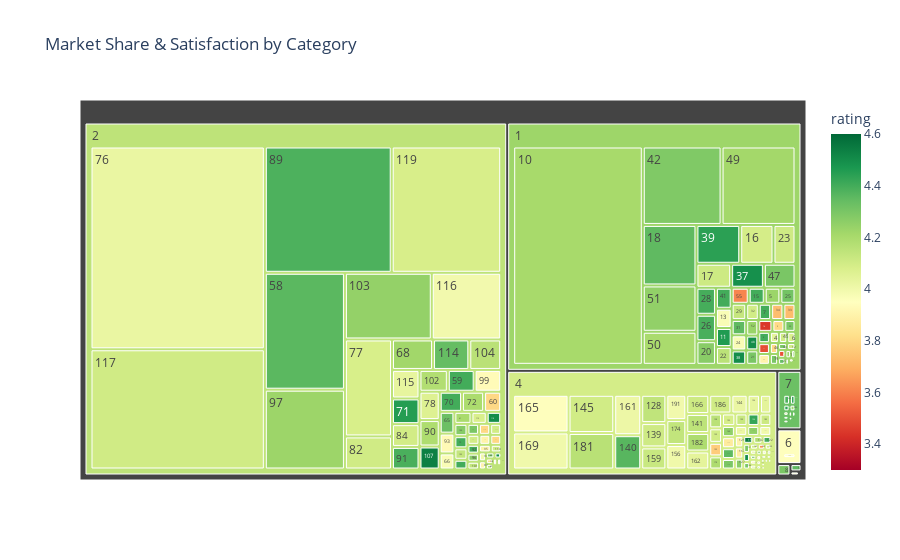

Notebook source saved alongside this figure:
### Code cell
#### PROFESSSIONAL GRAPHS ####

# Violin Plots (Distribution & Density)
# While a bar chart shows the "average," a Violin Plot shows the entire "shape" of the data.
# The Insight: It reveals if a category has a consistent rating (a thin, tall violin) or if it's highly controversial with both 1-star and 5-star reviews (a "fat" violin with two bumps).
# Professional Use: To detect risk. A category with high average ratings but a wide distribution is "risky" for a seller.

plt.figure(figsize=(10, 6))
# Showing the top 5 main categories to keep it clean
top_5_cats = df['main_category'].value_counts().nlargest(5).index
sns.violinplot(data=df[df['main_category'].isin(top_5_cats)], 
               x='main_category', y='rating',hue ='main_category', legend=False, fill=False, palette="muted")
plt.title('Rating Consistency Across Top Categories')
plt.xticks(rotation=45)
plt.tight_layout() 
save_plot("Top_category_by_rating")
plt.show()



# Treemaps (Hierarchical Market Share)
# Amazon categories are hierarchical (e.g., Electronics > Accessories > Cables). A Treemap represents the "Market Share" of each category using nested rectangles.
# The Insight: The size of the box represents the Rating Count (volume), and the color represents the Average Rating (satisfaction).
# Professional Use: To quickly identify which sub-niches are "High Volume, Low Satisfaction" (opportunities for new products).

px.treemap(df, path=['main_category', 'category'], values='rating_count',
                  color='rating', color_continuous_scale='RdYlGn',
                  title='Market Share & Satisfaction by Category').show()


# Joint Plots (Relationship Density)
# When you have over 1,000 products, a scatter plot becomes a "cloud" of dots where you can't see where most products sit. A Joint Plot adds histograms to the sides to show density.
# The Insight: It identifies the "Sweet Spot." For example, do most highly-rated products sit in the ₹500–₹1,000 range?
# Professional Use: To define Pricing Brackets.

df_filtered = df[(df['actual_price'] >= 0) & (df['actual_price'] <= 5000)].copy()
sns.jointplot(data=df_filtered, x='actual_price', y='rating', kind="hex", color="#4CB391")
plt.suptitle('Price vs. Rating Density (0-20k)', y=1.02)
plt.tight_layout()
save_plot("Price_vs_rating_realtionship_density")
plt.show()


# Word Clouds (Textual Theme Analysis)
# Since you have review_title and about_product, you can visualize what customers actually care about.
# The Insight: It highlights words like "Fast," "Durable," "Poor Quality," or "Overpriced" directly from the customer's mouth.
# Professional Use: For Sentiment Analysis and identifying product pain points.
# Combine all review titles into one big string

text = " ".join(title for title in df.review_title.astype(str))
wordcloud = WordCloud(width=800, height=400, background_color='white', colormap='magma').generate(text)
plt.figure(figsize=(15, 7))
plt.imshow(wordcloud, interpolation='bilinear')
plt.axis("off")
plt.title('Most Common Keywords in Customer Reviews')
save_plot("Word_cloud")
plt.show()


# Pareto Chart (The 80/20 Rule)
# A Pareto chart combines a bar chart and a line graph to show which categories contribute to 80% of your total engagement (Rating Count).
# The Insight: It proves that a tiny number of categories (usually the top 2-3) drive almost all the traffic on the platform.
# Professional Use: For Resource Allocation—focusing marketing efforts where the impact is highest.

# 1. Prepare the data (Ensure you are grouping by the TEXT names, not the encoded numbers)
# Use 'main_category' which you created before the encoding step
cat_counts = df.groupby('main_category')['rating_count'].sum().sort_values(ascending=False)
cum_percentage = cat_counts.cumsum() / cat_counts.sum() * 100

# 2. Create the Figure and First Axis
fig, ax1 = plt.subplots(figsize=(12, 7))

# Primary Axis: Bar Chart (Volume)
ax1.bar(cat_counts.index, cat_counts, color="steelblue", label='Total Rating Count')
ax1.set_xlabel('Amazon Product Categories', fontsize=12, fontweight='bold')
ax1.set_ylabel('Total Rating Count (Market Volume)', fontsize=12, color='steelblue', fontweight='bold')
ax1.tick_params(axis='y', labelcolor='steelblue')

# 3. Create the Second Axis (Percentage)
ax2 = ax1.twinx()
ax2.plot(cat_counts.index, cum_percentage, color="darkorange", marker="D", ms=7, label='Cumulative %')
ax2.set_ylabel('Cumulative Percentage of Total Ratings (%)', fontsize=12, color='darkorange', fontweight='bold')
ax2.tick_params(axis='y', labelcolor='darkorange')

# 4. Add the "80% Rule" Reference Line
# This visually separates the "Critical Categories" from the rest
ax2.axhline(80, color="red", linestyle="--", alpha=0.6, label='80% Cut-off')
ax2.set_ylim(0, 105) 

# 5. Title and Formatting
plt.title('Pareto Analysis: Which Categories Drive 80% of Business Volume?', fontsize=14, pad=20)

# Rotate labels 45 degrees so they don't overlap or get cut off
ax1.set_xticklabels(cat_counts.index, rotation=45, ha='right')

# Combine legends into one box
lines, labels = ax1.get_legend_handles_labels()
lines2, labels2 = ax2.get_legend_handles_labels()
ax2.legend(lines + lines2, labels + labels2, loc='center right')

plt.tight_layout()
save_plot("Pareto_analysis")
plt.show()

# Set the labels back
le_review_title = LabelEncoder()
df['review_title'] = le_review_title.fit_transform(df['review_title'])

### Figure 1 — Plotly figure (JSON) as saved in the notebook; plotly's stock layout.template omitted (floating-point values rounded to 4 significant figures; data arrays with more than 128 entries replaced by an {"elided": "..."} marker saying what was removed)
{"data": [{"branchvalues": "total", "customdata": {"elided": "220x1 float values"}, "domain": {"x": [0, 1], "y": [0, 1]}, "hovertemplate": "labels=%{label}<br>rating_count=%{value}<br>parent=%{parent}<br>id=%{id}<br>rating=%{color}<extra></extra>", "ids": {"elided": "220 str values"}, "labels": {"elided": "220 str values"}, "marker": {"coloraxis": "coloraxis", "colors": {"elided": "220 float values"}}, "name": "", "parents": {"elided": "220 str values"}, "type": "treemap", "values": {"elided": "220 float values"}}], "layout": {"coloraxis": {"colorbar": {"title": {"text": "rating"}}, "colorscale": [[0, "rgb(165,0,38)"], [0.1, "rgb(215,48,39)"], [0.2, "rgb(244,109,67)"], [0.3, "rgb(253,174,97)"], [0.4, "rgb(254,224,139)"], [0.5, "rgb(255,255,191)"], [0.6, "rgb(217,239,139)"], [0.7, "rgb(166,217,106)"], [0.8, "rgb(102,189,99)"], [0.9, "rgb(26,152,80)"], [1, "rgb(0,104,55)"]]}, "legend": {"tracegroupgap": 0}, "title": {"text": "Market Share & Satisfaction by Category"}}}
